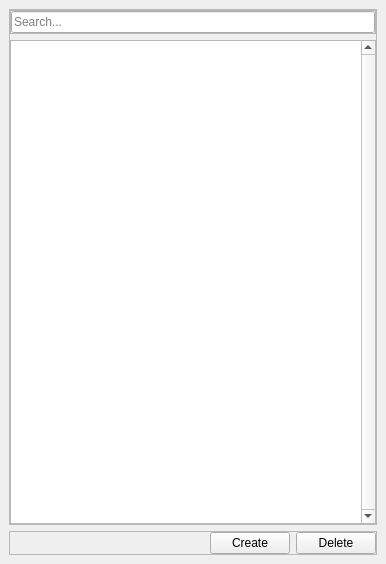
<?xml version="1.0" encoding="UTF-8"?>
<ui version="4.0">
 <class>BookmarkDockWidget</class>
 <widget class="QDockWidget" name="BookmarkDockWidget">
  <property name="geometry">
   <rect>
    <x>0</x>
    <y>0</y>
    <width>386</width>
    <height>564</height>
   </rect>
  </property>
  <property name="windowTitle">
   <string>Bookmarks</string>
  </property>
  <widget class="QWidget" name="dockWidgetContents">
   <layout class="QVBoxLayout" name="verticalLayout">
    <item>
     <widget class="QFrame" name="frame">
      <property name="frameShape">
       <enum>QFrame::StyledPanel</enum>
      </property>
      <property name="frameShadow">
       <enum>QFrame::Raised</enum>
      </property>
      <layout class="QVBoxLayout" name="verticalLayout_2">
       <property name="leftMargin">
        <number>0</number>
       </property>
       <property name="topMargin">
        <number>0</number>
       </property>
       <property name="rightMargin">
        <number>0</number>
       </property>
       <property name="bottomMargin">
        <number>0</number>
       </property>
       <item>
        <widget class="QFrame" name="frame_2">
         <property name="frameShape">
          <enum>QFrame::StyledPanel</enum>
         </property>
         <property name="frameShadow">
          <enum>QFrame::Raised</enum>
         </property>
         <layout class="QVBoxLayout" name="verticalLayout_3">
          <property name="leftMargin">
           <number>0</number>
          </property>
          <property name="topMargin">
           <number>0</number>
          </property>
          <property name="rightMargin">
           <number>0</number>
          </property>
          <property name="bottomMargin">
           <number>0</number>
          </property>
          <item>
           <widget class="AzQtComponents::SearchLineEdit" name="m_quickFilter">
            <property name="sizePolicy">
             <sizepolicy hsizetype="Expanding" vsizetype="Fixed">
              <horstretch>0</horstretch>
              <verstretch>0</verstretch>
             </sizepolicy>
            </property>
            <property name="inputMask">
             <string/>
            </property>
            <property name="placeholderText">
             <string>Search...</string>
            </property>
           </widget>
          </item>
         </layout>
        </widget>
       </item>
       <item>
        <widget class="QTableView" name="bookmarkTable">
         <property name="verticalScrollBarPolicy">
          <enum>Qt::ScrollBarAlwaysOn</enum>
         </property>
         <property name="editTriggers">
          <set>QAbstractItemView::AnyKeyPressed|QAbstractItemView::DoubleClicked|QAbstractItemView::EditKeyPressed</set>
         </property>
         <property name="alternatingRowColors">
          <bool>true</bool>
         </property>
         <property name="selectionMode">
          <enum>QAbstractItemView::SingleSelection</enum>
         </property>
         <property name="selectionBehavior">
          <enum>QAbstractItemView::SelectRows</enum>
         </property>
         <attribute name="horizontalHeaderStretchLastSection">
          <bool>false</bool>
         </attribute>
         <attribute name="verticalHeaderVisible">
          <bool>false</bool>
         </attribute>
        </widget>
       </item>
      </layout>
     </widget>
    </item>
    <item>
     <widget class="QFrame" name="frame_3">
      <property name="sizePolicy">
       <sizepolicy hsizetype="Expanding" vsizetype="Preferred">
        <horstretch>0</horstretch>
        <verstretch>0</verstretch>
       </sizepolicy>
      </property>
      <property name="frameShape">
       <enum>QFrame::StyledPanel</enum>
      </property>
      <property name="frameShadow">
       <enum>QFrame::Raised</enum>
      </property>
      <layout class="QHBoxLayout" name="horizontalLayout">
       <property name="leftMargin">
        <number>0</number>
       </property>
       <property name="topMargin">
        <number>0</number>
       </property>
       <property name="rightMargin">
        <number>0</number>
       </property>
       <property name="bottomMargin">
        <number>0</number>
       </property>
       <item>
        <spacer name="horizontalSpacer">
         <property name="orientation">
          <enum>Qt::Horizontal</enum>
         </property>
         <property name="sizeHint" stdset="0">
          <size>
           <width>40</width>
           <height>20</height>
          </size>
         </property>
        </spacer>
       </item>
       <item>
        <widget class="QPushButton" name="createBookmarkButton">
         <property name="sizePolicy">
          <sizepolicy hsizetype="Minimum" vsizetype="Fixed">
           <horstretch>0</horstretch>
           <verstretch>0</verstretch>
          </sizepolicy>
         </property>
         <property name="styleSheet">
          <string notr="true"/>
         </property>
         <property name="text">
          <string>Create</string>
         </property>
         <property name="iconSize">
          <size>
           <width>16</width>
           <height>16</height>
          </size>
         </property>
        </widget>
       </item>
       <item>
        <widget class="QPushButton" name="deleteBookmarkButton">
         <property name="sizePolicy">
          <sizepolicy hsizetype="Minimum" vsizetype="Fixed">
           <horstretch>0</horstretch>
           <verstretch>0</verstretch>
          </sizepolicy>
         </property>
         <property name="maximumSize">
          <size>
           <width>16777215</width>
           <height>16777215</height>
          </size>
         </property>
         <property name="text">
          <string>Delete</string>
         </property>
         <property name="default">
          <bool>false</bool>
         </property>
         <property name="flat">
          <bool>false</bool>
         </property>
        </widget>
       </item>
      </layout>
     </widget>
    </item>
   </layout>
  </widget>
 </widget>
 <customwidgets>
  <customwidget>
   <class>AzQtComponents::SearchLineEdit</class>
   <extends>QLineEdit</extends>
   <header location="global">AzQtComponents/Components/SearchLineEdit.h</header>
  </customwidget>
 </customwidgets>
 <resources/>
 <connections/>
</ui>
